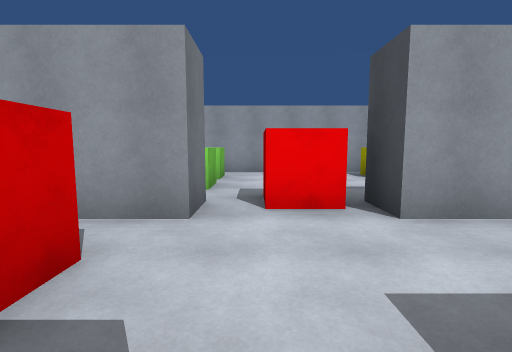
view 1 (above)

14 first-person views from a walk through a Unity game level. The camera is 1.4 m above the floor, tilts 6° down and sees 85° across. The floor is counted in squares, 1.8 m on a side. Each view is taken from the middle of a square. On the plan, view 1 faces up. The plan holds only what a view shows up to about 10 squares ahead; the rest is blank. The player is left out.

view 2
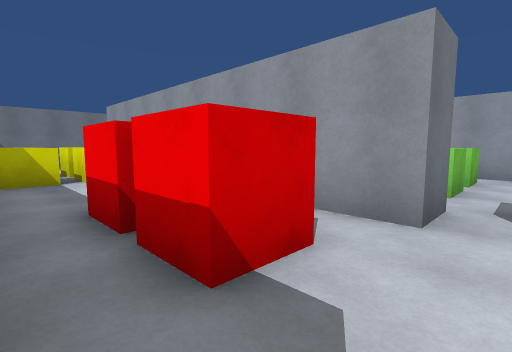

view 3
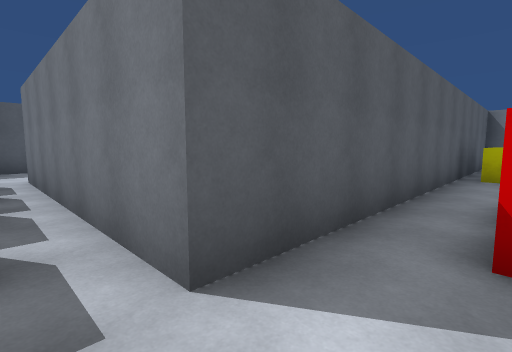

view 4
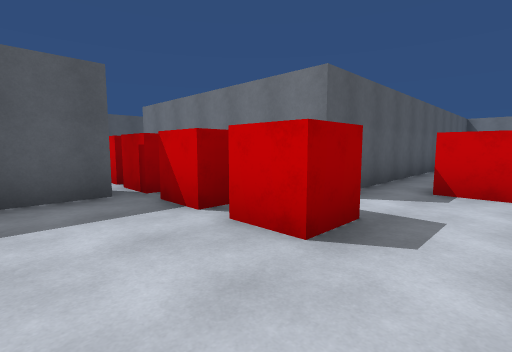

view 5
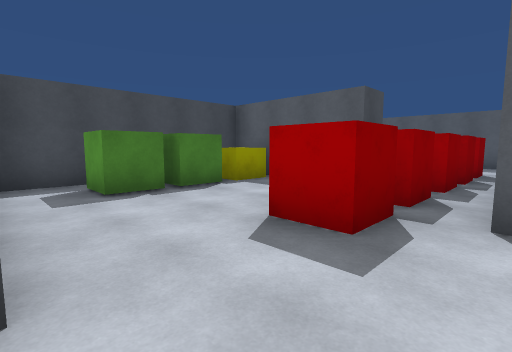

view 6
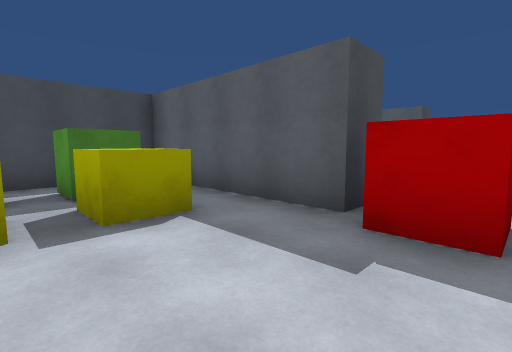

view 7
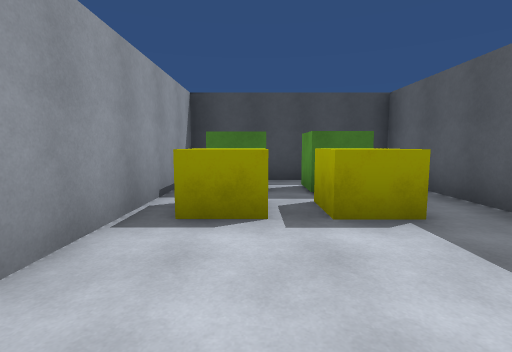

view 8
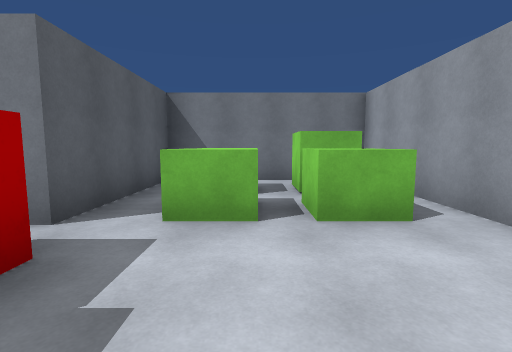

view 9
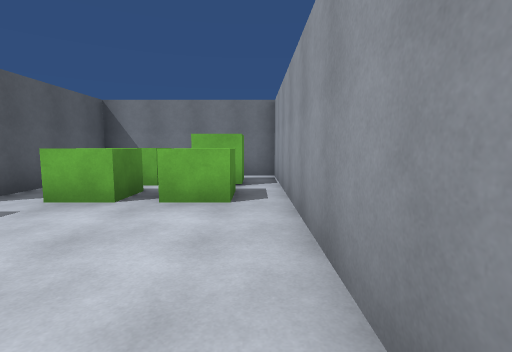

view 10
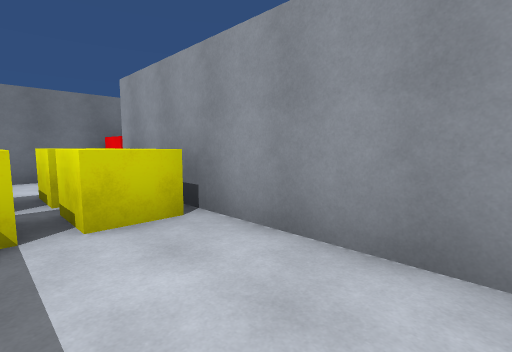

view 11
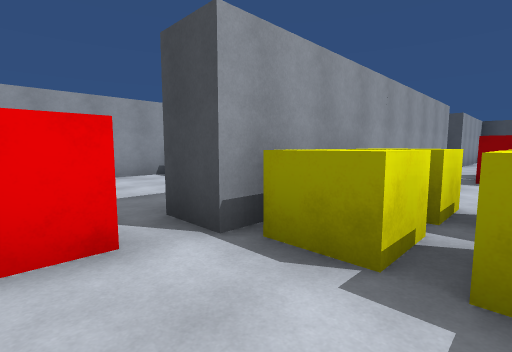

view 12
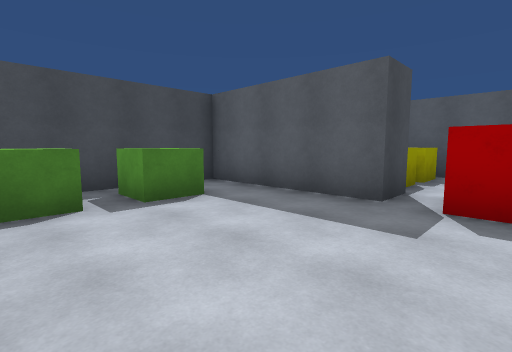

view 13
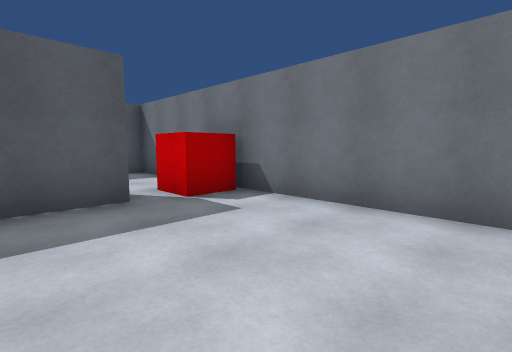

view 14
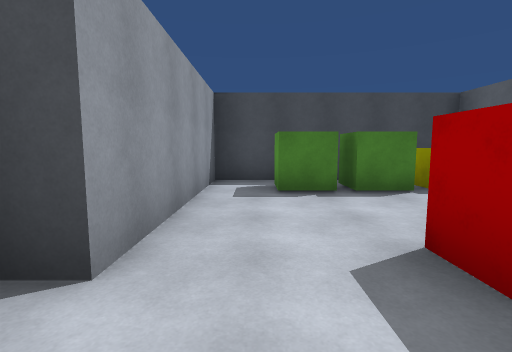

### Floor plan
Ten units are one square. View 1 is at (0, 0); x grows to the right and y downward. Boxes are objects, and circles mark ways between rooms. Rooms are numbered by the first view taken in them; rooms with no view inside come last. Other rooms are left out.
<svg viewBox="-120 -90 190 130">
<path fill="none" stroke="#000" d="M-7 -30 -95 -30M25 26 65 26 65 16M65 0 65 -30 16 -30M-115 -24 -115 3 2 3 2 35M16 -30 16 -40 65 -40M65 -59 65 -85 -45 -85 -45 -40 -7 -40 -7 -30M-95 -30 -95 -40 -55 -40 -55 -78M-71 -85 -86 -85M-115 -80 -115 -24"/>
<rect x="-95" y="-15" width="10" height="10" fill="#bbb"><title>yellow cube</title></rect>
<rect x="-95" y="-25" width="10" height="10" fill="#bbb"><title>yellow cube</title></rect>
<rect x="-85" y="-25" width="20" height="10" fill="#bbb"><title>yellow cube</title></rect>
<rect x="-75" y="-15" width="10" height="10" fill="#bbb"><title>yellow cube</title></rect>
<rect x="-35" y="-25" width="10" height="20" fill="#bbb"><title>red cube</title></rect>
<rect x="-25" y="-15" width="10" height="10" fill="#bbb"><title>red cube</title></rect>
<rect x="5" y="25" width="20" height="10" fill="#bbb"><title>red cube</title></rect>
<rect x="5" y="-5" width="20" height="10" fill="#bbb"><title>red cube</title></rect>
<rect x="15" y="5" width="10" height="10" fill="#bbb"><title>red cube</title></rect>
<rect x="45" y="15" width="10" height="10" fill="#bbb"><title>yellow cube</title></rect>
<rect x="45" y="-5" width="10" height="10" fill="#bbb"><title>green cube</title></rect>
<rect x="45" y="-15" width="10" height="10" fill="#bbb"><title>green cube</title></rect>
<rect x="-35" y="-65" width="10" height="20" fill="#bbb"><title>green cube</title></rect>
<rect x="-35" y="-75" width="10" height="10" fill="#bbb"><title>green cube</title></rect>
<rect x="-25" y="-75" width="20" height="10" fill="#bbb"><title>green cube</title></rect>
<rect x="-15" y="-65" width="10" height="20" fill="#bbb"><title>green cube</title></rect>
<rect x="-5" y="-45" width="20" height="10" fill="#bbb"><title>red cube</title></rect>
<rect x="25" y="-65" width="20" height="10" fill="#bbb"><title>yellow cube</title></rect>
<rect x="25" y="-75" width="10" height="10" fill="#bbb"><title>yellow cube</title></rect>
<rect x="45" y="-65" width="10" height="20" fill="#bbb"><title>green cube</title></rect>
<rect x="45" y="-75" width="10" height="10" fill="#bbb"><title>green cube</title></rect>
<rect x="-115" y="-45" width="10" height="10" fill="#bbb"><title>red cube</title></rect>
<rect x="-75" y="-65" width="20" height="10" fill="#bbb"><title>green cube</title></rect>
<rect x="-75" y="-85" width="10" height="10" fill="#bbb"><title>green cube</title></rect>
<circle cx="5" cy="-35" r="3" fill="#2a7"/>
<circle cx="-105" cy="-35" r="3" fill="#2a7"/>
<text x="-10" y="0">1</text>
<text x="10" y="-60">2</text>
<text x="-90" y="-60">3</text>
</svg>
Room 1 opens to room 2. Room 1 opens to room 3.

Where each view was taken, in squares from view 1:
view 1: 0 up, 0 right, facing up
view 2: 0 up, 0 right, facing up-left
view 3: 1 up, 1 right, facing down-left
view 4: 2 up, 4 right, facing down-left
view 5: 3 up, 0 right, facing down-right
view 6: 7 up, 0 right, facing down-right
view 7: 7 up, 0 right, facing right
view 8: 6 up, 2 right, facing left
view 9: 8 up, 3 right, facing left
view 10: 1 up, 4 left, facing up-left
view 11: 1 up, 11 left, facing up-right
view 12: 8 up, 11 left, facing down-right
view 13: 8 up, 8 left, facing down-left
view 14: 2 up, 0 right, facing right
